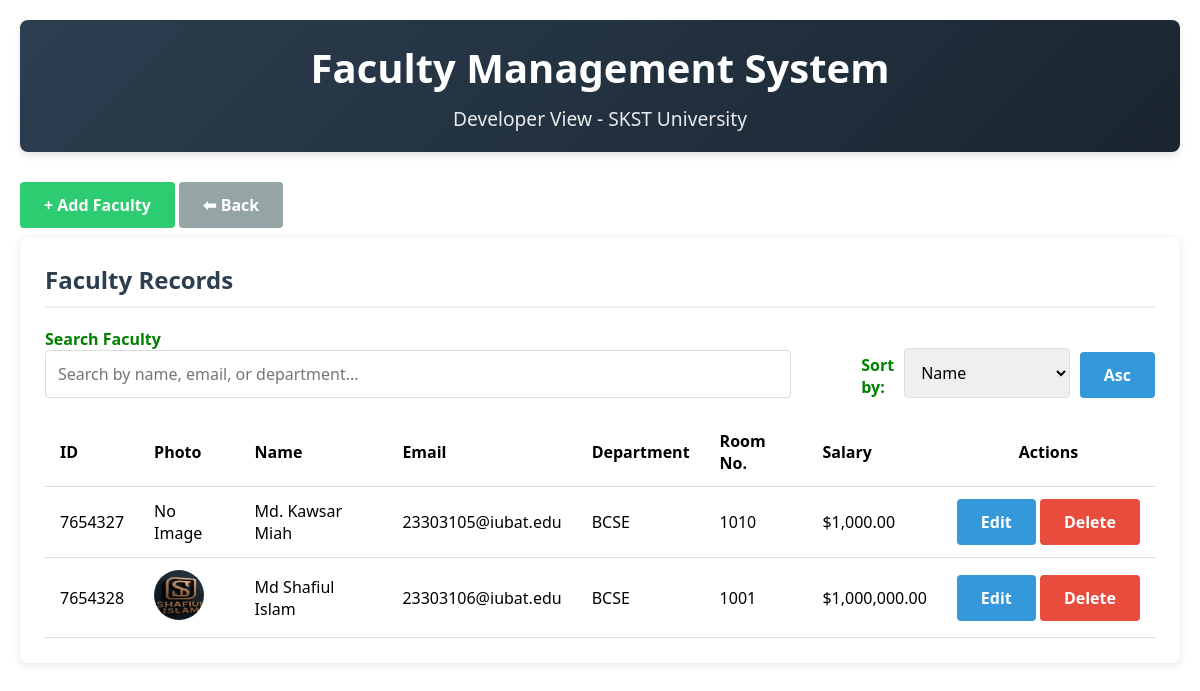
The page /faculty/dev_faculty.php on the database its author committed.
### tables this page shows
CREATE TABLE `faculty` (
  `faculty_id` int(11) NOT NULL,
  `name` varchar(100) DEFAULT NULL,
  `email` varchar(100) DEFAULT NULL,
  `password` varchar(100) DEFAULT NULL,
  `department` varchar(100) DEFAULT NULL,
  `address` varchar(255) DEFAULT NULL,
  `phone` varchar(20) DEFAULT NULL,
  `room_number` varchar(50) DEFAULT NULL,
  `salary` decimal(10,2) DEFAULT NULL,
  `last_login` datetime DEFAULT NULL,
  `profile_picture` varchar(255) DEFAULT NULL
);

### faculty/dev_faculty.php (the view, shortened to what this page needs)
<?php
$host = 'localhost';
$dbname = 'skst_university';
$username = 'root';
$password = '';
try {
    $pdo = new PDO("mysql:host=$host;dbname=$dbname;charset=utf8", $username, $password);
    $pdo->setAttribute(PDO::ATTR_ERRMODE, PDO::ERRMODE_EXCEPTION);
} catch(PDOException $e) {
    die("Connection failed: " . $e->getMessage());
}
$search = $_GET['search'] ?? '';
$sort = $_GET['sort'] ?? 'faculty_id';
$order = $_GET['order'] ?? 'ASC';
$sql = "SELECT * FROM faculty WHERE name LIKE :search OR email LIKE :search OR department LIKE :search ORDER BY $sort $order";
$stmt = $pdo->prepare($sql);
$stmt->execute(['search' => "%$search%"]);
$faculty = $stmt->fetchAll(PDO::FETCH_ASSOC);
?>
<!DOCTYPE html>
<html lang="en">
<head>
</head>
<body>
    <div class="container">
        <header>
            <h1>Faculty Management System</h1>
            <p class="subtitle">Developer View - SKST University</p>
        </header>
        <button id="toggleFormBtn" class="btn btn-primary" style="margin-bottom: 10px; background:#2ecc71">+ Add Faculty</button>
        <button class="btn btn-secondary" onclick="history.back()">⬅ Back</button>
        <div class="card">
            <h2 class="card-title">Faculty Records</h2>
            <div class="search-sort">
                <div class="search-box">
                    <form method="GET">
                        <label for="search">Search Faculty</label>
                        <input type="text" id="search" name="search" placeholder="Search by name, email, or department..." value="<?php echo htmlspecialchars($search); ?>">
                    </form>
                </div>
                <div class="sort-options">
                    <label for="sort">Sort by:</label>
                    <select id="sort" onchange="window.location.href='?search=<?php echo urlencode($search); ?>&sort='+this.value+'&order=<?php echo $order === 'ASC' ? 'DESC' : 'ASC'; ?>'">
                        <option value="name" <?php echo $sort === 'name' ? 'selected' : ''; ?>>Name</option>
                    </select>
                    <button class="btn" onclick="window.location.href='?search=<?php echo urlencode($search); ?>&sort=<?php echo $sort; ?>&order=<?php echo $order === 'ASC' ? 'DESC' : 'ASC'; ?>'">
                        <?php echo $order === 'ASC' ? 'Asc' : 'Desc'; ?>
                    </button>
                </div>
            </div>
            <table>
                <thead>
                    <tr>
                        <th>ID</th>
                        <th>Photo</th>
                        <th>Name</th>
                        <th>Email</th>
                        <th>Department</th>
                        <th>Room No.</th>
                        <th>Salary</th>
                        <th style="text-align:center">Actions</th>
                    </tr>
                </thead>
                <tbody>
                    <?php if (count($faculty) > 0): ?>
                        <?php foreach ($faculty as $f): ?>
                            <tr>
                                <td><?php echo $f['faculty_id']; ?></td>
                                <td>
                                    <?php if ($f['profile_picture']): ?>
                                        <img src="<?php echo $f['profile_picture']; ?>" alt="Profile Picture" class="profile-picture" onclick="viewProfilePicture('<?php echo $f['profile_picture']; ?>')">
                                    <?php else: ?>
                                        <span>No Image</span>
                                    <?php endif; ?>
                                </td>
                                <td><?php echo htmlspecialchars($f['name']); ?></td>
                                <td><?php echo htmlspecialchars($f['email']); ?></td>
                                <td><?php echo htmlspecialchars($f['department']); ?></td>
                                <td><?php echo htmlspecialchars($f['room_number']); ?></td>
                                <td>$<?php echo number_format($f['salary'], 2); ?></td>
                                <td class="actions-cell">
                                    <form method="POST">
                                        <button type="submit" class="btn">Edit</button>
                                    </form>
                                    <form method="POST" onsubmit="return confirm('Are you sure you want to delete this record?');">
                                        <button type="submit" class="btn btn-danger">Delete</button>
                                    </form>
                                </td>
                            </tr>
                        <?php endforeach; ?>
                    <?php else: ?>
                        <tr>
                            <td colspan="8" style="text-align: center;">No faculty records found.</td>
                        </tr>
                    <?php endif; ?>
                </tbody>
            </table>
        </div>
    </div>
</body>
</html>

### faculty/dev_faculty.php (style rules this page uses)
* { box-sizing: border-box; margin: 0; padding: 0; font-family: 'Segoe UI', Tahoma, Geneva, Verdana, sans-serif; }
.container { margin: 0 auto; padding: 20px; }
header { background: linear-gradient(135deg, #2c3e50, #1a2530); color: white; padding: 20px 0; text-align: center; border-radius: 8px; margin-bottom: 30px; box-shadow: 0 4px 6px rgba(0, 0, 0, 0.1); }
h1 { font-size: 2.5rem; margin-bottom: 10px; }
.subtitle { font-size: 1.2rem; opacity: 0.9; }
.card { background: white; border-radius: 8px; padding: 25px; margin-bottom: 30px; box-shadow: 0 2px 10px rgba(0, 0, 0, 0.1); }
.card-title { font-size: 1.5rem; margin-bottom: 20px; color: #2c3e50; border-bottom: 2px solid #eee; padding-bottom: 10px; }
input, select, textarea { width: 100%; padding: 12px; border: 1px solid #ddd; border-radius: 4px; font-size: 16px; transition: border 0.3s; }
.btn { display: inline-block; padding: 12px 24px; background: #3498db; color: white; border: none; border-radius: 4px; cursor: pointer; font-size: 16px; font-weight: 600; transition: background 0.3s; }
.btn-danger { background: #e74c3c; }
.btn-secondary { background: #95a5a6; }
.search-sort { display: flex; justify-content: space-between; margin-bottom: 20px; flex-wrap: wrap; column-gap: 50px; }
.search-box { flex: 1; min-width: 300px; margin-right: 20px; }
.sort-options { display: flex; align-items:self-end; gap: 10px; margin-top: 10px; }
label { color: green; font-weight: bold; }
table { width: 100%; border-collapse: collapse; margin-top: 20px; }
th, td { padding: 12px 15px; text-align: left; border-bottom: 1px solid #ddd; }
th { font-weight: 600; color: black; cursor: pointer; }
.actions-cell { white-space: nowrap; text-align: center; }
.actions-cell form { display: inline-block; }
.profile-picture { width: 50px; height: 50px; border-radius: 50%; object-fit: cover; cursor: pointer; }

### rows shown on the page
faculty: faculty_id "7654327", shows "No Image", name "Md. Kawsar Miah", email "23303105@iubat.edu", department "BCSE", room_number "1010", salary "1,000.00"
faculty: faculty_id "7654328", profile_picture (picture), name "Md Shafiul Islam", email "23303106@iubat.edu", department "BCSE", room_number "1001", salary "1,000,000.00"
